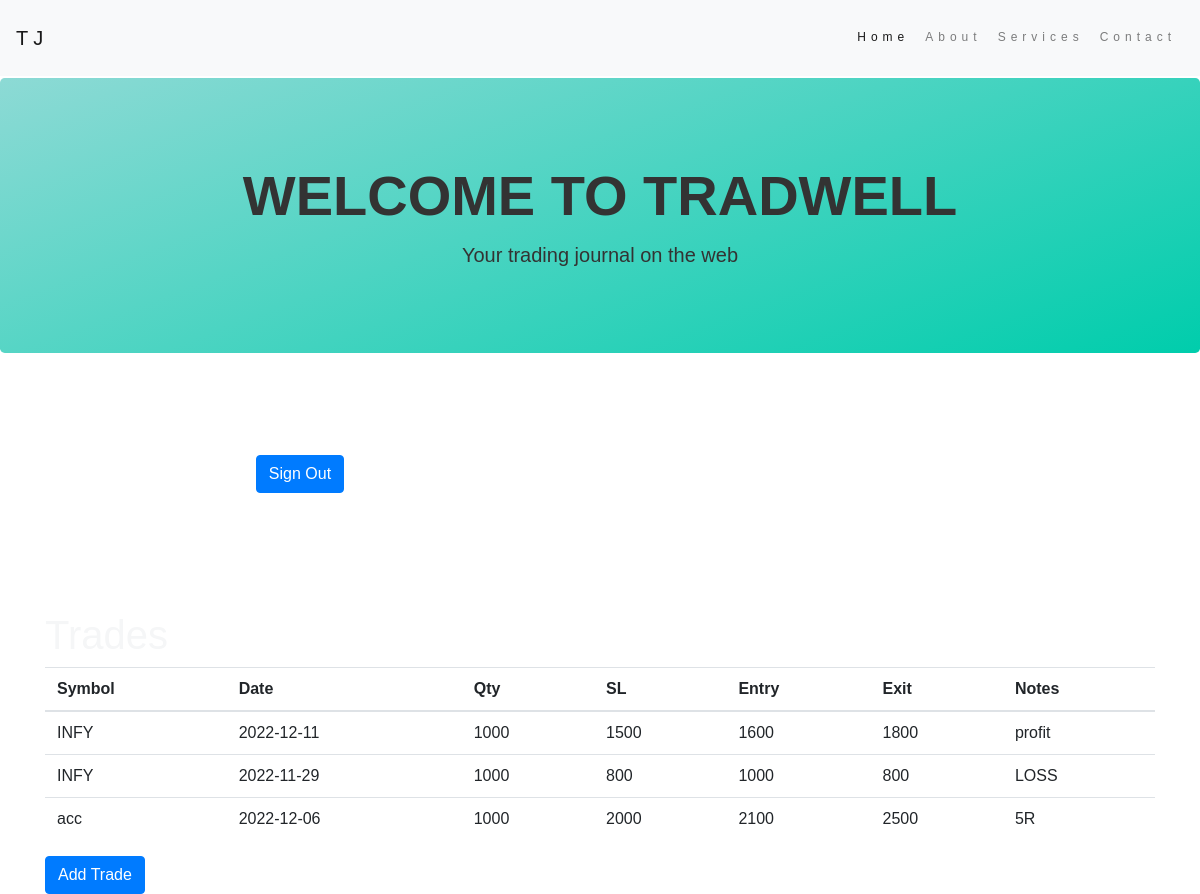
Page /show_entries (signed in) on the committed database.
### tables this page shows
CREATE TABLE "entries" (
	"entry_id"	INTEGER,
	"phonenumber"	INTEGER NOT NULL,
	"symbol"	TEXT NOT NULL,
	"date"	TEXT NOT NULL,	
	"quantity"	INTEGER NOT NULL,
	"notes"	TEXT,
	"SL"	INTEGER,
	"oprice"	INTEGER,
	"cprice"	INTEGER,
	"profit"	INTEGER,
	"rr" INTEGER,
	PRIMARY KEY("entry_id"),
	FOREIGN KEY("phonenumber") REFERENCES "users"("phonenumber")
);

### app.py (the view)
@app.route('/show_entries')
def show_entries():
    if not session.get('logged_in'):
        return redirect(url_for('login'))
    trades = get_trades()
    return render_template('show_entries.html', trades=trades, logged_in=True)

### app.py (called while the page is built)
def connect_db():
    conn = sqlite3.connect(app.config['DATABASE']);
    conn.row_factory = sqlite3.Row
    return conn

def get_db():
    if not hasattr(g, 'sqlite_db'):
        g.sqlite_db = connect_db()
    return g.sqlite_db

def get_trades():
    db = get_db()
    phonenumber = session['phonenumber']
    print(phonenumber)
    cur = db.execute('select symbol, date, notes,quantity,SL,oprice,cprice from entries where phonenumber = ?',
                     [phonenumber])
    trades =dict(result=[dict(r) for r in cur.fetchall()])
    return trades

### templates/show_entries.html (shortened to what this page needs)
<div class="alert alert-primary alert-dismissible fade show" role="alert">
  <strong>Alert Heading</strong> {{logged_in}}
</div>
{% include 'home.html'%}
   <div class="container mt-5">
      <h1>Trades</h1>
      <table class="table">
        <thead>
          <tr>
            <th scope="col">Symbol</th>
            <th scope="col">Date</th>
            <th scope="col">Qty</th>
            <th scope="col">SL</th>
            <th scope="col">Entry</th>
            <th scope="col">Exit</th>
            <th scope="col">Notes</th>
          </tr>
        </thead>
        <tbody>
          {% for trade in trades['result'] %}
              <tr>
                <td>{{trade['symbol'] }}</td>
                <td>{{trade['date'] }}</td>
                <td>{{trade['quantity'] }}</td>
                <td>{{trade['SL'] }}</td>
                <td>{{trade['oprice'] }}</td>
                <td>{{trade['cprice'] }}</td>
                <td>{{trade['notes'] }}</td>
            </tr>
          {% endfor %}
        </tbody>
      </table>
    </div>
    <div class="container">
      <a name="" id="" class="btn btn-primary" href="{{url_for('add_trade')}}" role="button">Add Trade</a>
    </div>

### templates/home.html (shortened to what this page needs)
<!DOCTYPE html>
<html lang="en">
<head>
  <link rel="stylesheet" href="https://stackpath.bootstrapcdn.com/bootstrap/4.5.0/css/bootstrap.min.css">
  <link rel="stylesheet" href="{{url_for('static',filename='css/style.css')}}">
</head>
<body>
<nav class="navbar navbar-expand-lg navbar-light bg-light fixed-top">
  <a class="navbar-brand" href="#">TJ</a>
  <div class="collapse navbar-collapse" id="navbarSupportedContent">
    <ul class="navbar-nav ml-auto ">
      <li class="nav-item active">
        <a class="nav-link " href="#home">Home <span class="sr-only">(current)</span></a>
      </li>
      <li class="nav-item">
        <a class="nav-link" href="#about">About</a>
      </li>
      <li class="nav-item">
        <a class="nav-link" href="#services">Services</a>
      </li>
      <li class="nav-item">
        <a class="nav-link" href="#contact">Contact</a>
      </li>
    </ul>
  </div>
</nav>
<div class="jumbotron" id="home">
  <h1 class="display-4 ">Welcome to Tradwell</h1>
  <p class="lead ">Your trading journal on the web</p>
</div>
<div class="container-fluid text-center">
  <div class="row">
    <div class="col-lg-6" >
      {% if logged_in %}
        <a name="" id="" class="btn btn-primary btn1" href="{{url_for('logout')}}" role="button">Sign Out</a>
        {% else %}
        <a name="" id="" class="btn btn-primary btn1" href="{{url_for('login')}}" role="button">Login</a>
        {% endif %}
    </div>
    <div class="col-lg-6 text-center" >
    </div>
  </div>
</div>
</body>
</html>

### static/css/style.css (style rules this page uses)
.jumbotron { background-image: linear-gradient(-20deg, #00cdac 0%, #8ddad5 100%); }
body { font: 20px Montserrat, sans-serif; line-height: 1.8; color: #f5f6f7; }
p { font-size: 16px; }
.navbar { padding-top: 15px; padding-bottom: 15px; border: 0; border-radius: 0; margin-bottom: 0; font-size: 12px; letter-spacing: 5px; }
.container-fluid { padding-top: 70px; padding-bottom: 70px; }
.jumbotron h1 { padding-top: 20px; text-align: center; color: #333; font-family: 'Raleway', Helvetica, Arial, sans-serif; font-weight: 600; text-transform: uppercase }
.jumbotron p { text-align: center; color: #333; font-family: 'Raleway', Helvetica, Arial, sans-serif; font-weight: 400; }

### rows in the picture
entries: symbol "INFY", date "2022-12-11", quantity "1000", SL "1500", oprice "1600", cprice "1800", notes "profit"
entries: symbol "INFY", date "2022-11-29", quantity "1000", SL "800", oprice "1000", cprice "800", notes "LOSS"
entries: symbol "acc", date "2022-12-06", quantity "1000", SL "2000", oprice "2100", cprice "2500", notes "5R"
